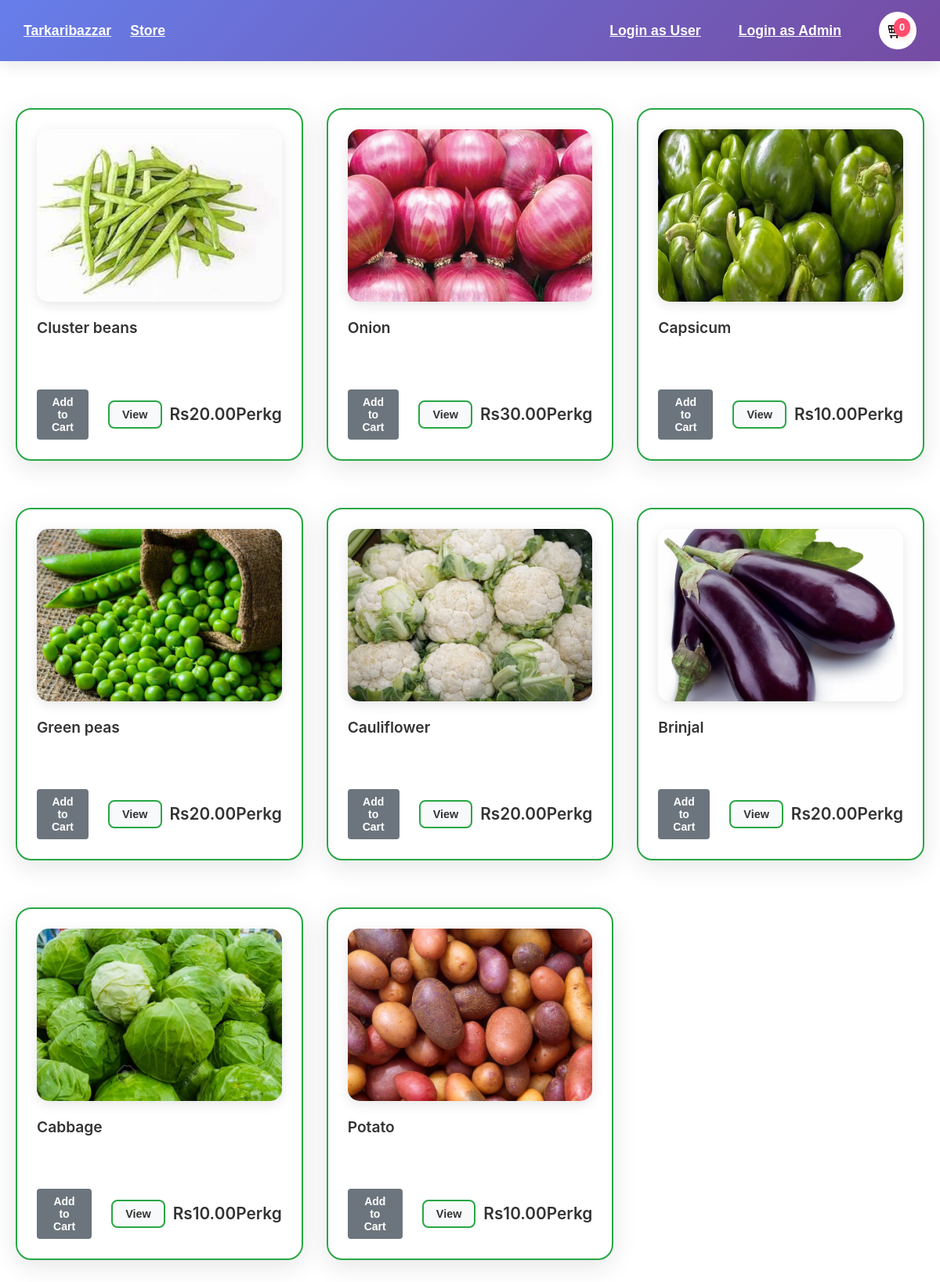
The page / on the database its author committed.
### store/models.py (models this page shows, shortened)
class Product(models.Model):
    name= models.CharField(max_length=100, null=True)
    price = models.DecimalField(max_digits=10, decimal_places=2, default=0.00)
    digital=models.BooleanField(default=False, null=True, blank=False)
    image=models.ImageField(null=True,blank=True)
    @property
    def imageURL(self):
        try:
            url= self.image.url
        except:
            url=''
        return url

### store/views.py (the view)
# urls.py: path('', include('store.urls'))
def store(request):
    if request.user.is_authenticated:
        customer, _ = Customer.objects.get_or_create(user=request.user)
        order, _ = Order.objects.get_or_create(customer=customer, complete=False)
        cartItems = order.get_cart_items if hasattr(order, 'get_cart_items') else 0
    else:
        cartItems = 0
    products = Product.objects.all()
    return render(request, 'store/store.html', {'products': products, 'cartItems': cartItems})

### store/templates/store/store.html (shortened to what this page needs)
{% extends 'store/main.html' %}
{% load static %}
{% block content %}
<link rel="stylesheet" type="text/css" href="{% static 'css/main.css' %}">
<div class="product-row">
    {% for product in products %}
    <div class="product-col">
        <div class="box-element product">
            <img class="thumbnail" src="{{product.imageURL}}" alt="image not found">
            <div class="product-info">
                <h3 class="product-title">{{ product.name }}</h3>
                <div class="action-container">
                    <div class="left-action">
                        {% if user.is_authenticated %}
                            <button data-product={{product.id}} data-action="add" class="btn btn-add-to-cart update-cart">Add to Cart</button>
                        {% else %}
                            <button onclick="window.location.href='{% url 'login' %}'" class="btn btn-login-required">Add to Cart</button>
                        {% endif %}
                    </div>
                    <div class="right-group">
                        <button class="btn btn-view">View</button>
                        <span class="product-price">Rs{{ product.price }}Perkg</span>
                    </div>
                </div>
            </div>
        </div>
    </div>
    {% endfor %}
</div>
{% endblock content %}

### static/css/main.css (style rules this page uses)
* { margin: 0; padding: 0; box-sizing: border-box; }
body { font-family: 'Inter', 'Segoe UI', 'Roboto', Arial, sans-serif; background: #ffffff; min-height: 100vh; color: #333; line-height: 1.6; }
.product-row { display: grid; grid-template-columns: repeat(auto-fit, minmax(320px, 1fr)); gap: 30px; margin: 0; padding: 20px 0; width: 100%; }
.product-col { display: flex; flex-direction: column; }
.box-element.product { display: flex; flex-direction: column; height: 100%; min-height: 450px; padding: 25px; box-sizing: border-box; justify-content: space-between; background: rgba(255, 255, 255, 0.95); backdrop-filter: blur(10px); border: 2px solid #28a745; border-radius: 20px; box-shadow: 0 8px 32px rgba(0, 0, 0, 0.1); transition: all 0.4s cubic-bezier(0.25, 0.46, 0.45, 0.94); position: relative; overflow: hidden; }
.box-element.product::before { content: ''; position: absolute; top: 0; left: 0; right: 0; bottom: 0; background: linear-gradient(135deg, rgba(102, 126, 234, 0.1) 0%, rgba(118, 75, 162, 0.1) 100%); opacity: 0; transition: opacity 0.3s ease; }
.thumbnail { width: 100%; height: 220px; object-fit: cover; border-radius: 15px; margin-bottom: 20px; transition: transform 0.3s ease; box-shadow: 0 4px 15px rgba(0, 0, 0, 0.1); }
.product-info { padding: 0; display: flex; flex-direction: column; flex-grow: 1; z-index: 1; position: relative; }
.product-title { font-size: 1.2rem; font-weight: 600; margin-bottom: 12px; color: #333; line-height: 1.4; }
.action-container { display: flex; justify-content: space-between; align-items: center; gap: 15px; margin-top: auto; }
.left-action { flex: 1; padding-right: 10px; }
.right-group { display: flex; align-items: center; gap: 10px; }
.product-price { font-size: 1.3rem; color: #333; font-weight: 600; }
.btn { padding: 8px 16px; border: none; border-radius: 25px; cursor: pointer; font-size: 0.9rem; font-weight: 600; transition: all 0.3s ease; position: relative; overflow: hidden; }
.btn::before { content: ''; position: absolute; top: 0; left: -100%; width: 100%; height: 100%; background: linear-gradient(90deg, transparent, rgba(255, 255, 255, 0.2), transparent); transition: left 0.5s; }
.btn-view { background: #f8f9fa; color: #333; border: 2px solid #28a745; min-width: 60px; padding: 8px 16px; border-radius: 8px; transition: all 0.3s ease; cursor: pointer; }
.box-element { background: rgba(255, 255, 255, 0.95); backdrop-filter: blur(10px); border-radius: 20px; padding: 30px; margin-bottom: 30px; box-shadow: 0 8px 32px rgba(0, 0, 0, 0.1); border: 1px solid rgba(255, 255, 255, 0.2); width: 100%; }

### store/templates/store/store.html (style rules this page uses)
.btn-login-required { background-color: #6c757d; color: white; border: none; padding: 8px 16px; border-radius: 4px; cursor: pointer; font-size: 14px; transition: background-color 0.3s ease; }

### rows shown on the page
Product: imageURL (picture), name "Cluster beans", price "20.00"
Product: imageURL (picture), name "Onion", price "30.00"
Product: imageURL (picture), name "Capsicum", price "10.00"
Product: imageURL (picture), name "Green peas", price "20.00"
Product: imageURL (picture), name "Cauliflower", price "20.00"
Product: imageURL (picture), name "Brinjal", price "20.00"
Product: imageURL (picture), name "Cabbage", price "10.00"
Product: imageURL (picture), name "Potato", price "10.00"

### other values the page prints
{{ cartItems }} "0"
